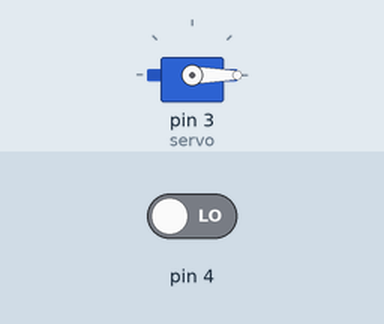
Bench run of a sketch on a simulated Arduino Uno, built with avr-gcc and run on an emulated ATmega328P. Shown: servo. Inputs (shaded band) come from the test bench; at power-on: pin 4 LOW.

Above: at 1.2 s.
1.3 s: pin 4 driven HIGH
At 2.0 s:
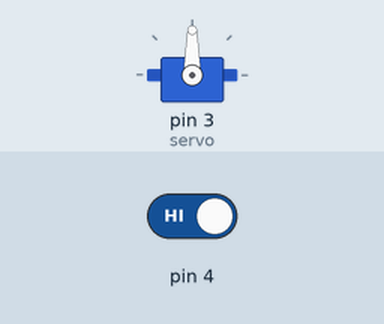
4.3 s: pin 4 driven LOW
At 5.5 s:
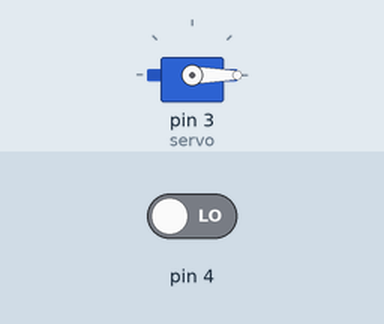
Timing chart, 0 to 7.3 s (numbered marks = the images above; inputs shaded):
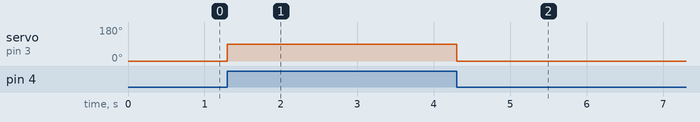

The sketch:

lesson_3.ino
```cpp
//Кнопка и серво.
#include <Servo.h>// Подключили библиотеку
int state = 0;//СОздали ячейку для информации положения кнопки(4)

Servo servo;

void setup(){
  pinMode(4, INPUT);// Обозначили кнопку как вход
  servo.attach(3);// подключили серво к 3 пину

}

void loop(){
  state = digitalRead(4);//Записали в ячейку значения кнопки

  if(state == HIGH){//если кнопка нажата
    servo.write(90);//поворачиваем серво на 90
    delay(1000);//ждём-с секунду
    servo.write(0);//поворачиваем серво в начальное положение
  }
  else {//если кнопка не нажата
    servo.write(0);//осталяем серво в еачальном положении
  }
}
```

Measured:
- after the input at 1.3 s, servo on pin 3 (servo): 0° → 90° at once
- after the input at 4.3 s, servo on pin 3 (servo): 90° → 0° at once
